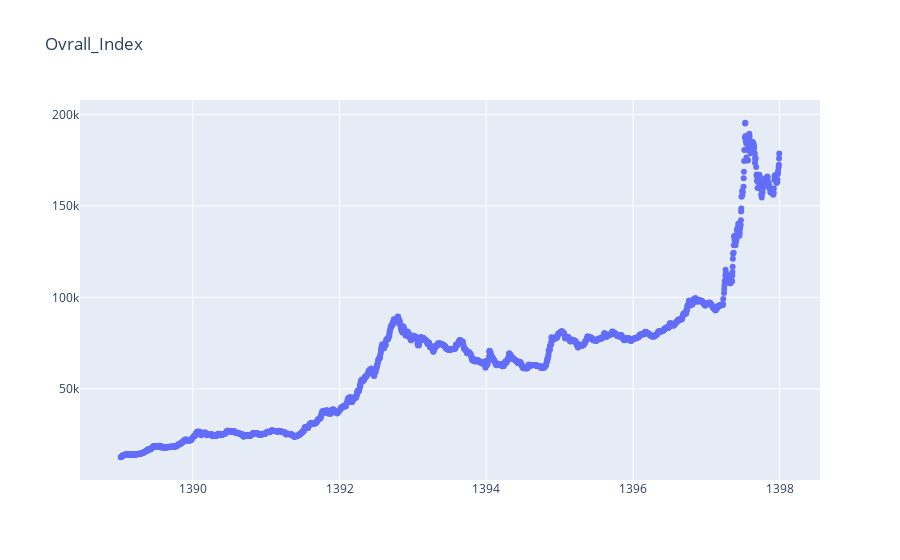

The notebook cell saved with this chart:
### Code cell
data = go.Scatter(x=Overall_Index.index, y=Overall_Index.Overall_Index,mode='markers')
layout = go.Layout(calendar='jalali',title='Ovrall_Index')
fig = go.Figure(data=data, layout=layout)
iplot(fig)

### Figure 1 — Plotly figure (JSON) as saved in the notebook; plotly's stock layout.template omitted (floating-point values rounded to 4 significant figures; data arrays with more than 128 entries replaced by an {"elided": "..."} marker saying what was removed)
{"data": [{"mode": "markers", "type": "scatter", "x": {"elided": "2178 str values"}, "y": {"elided": "2178 float values"}}], "layout": {"calendar": "jalali", "title": {"text": "Ovrall_Index"}}}
